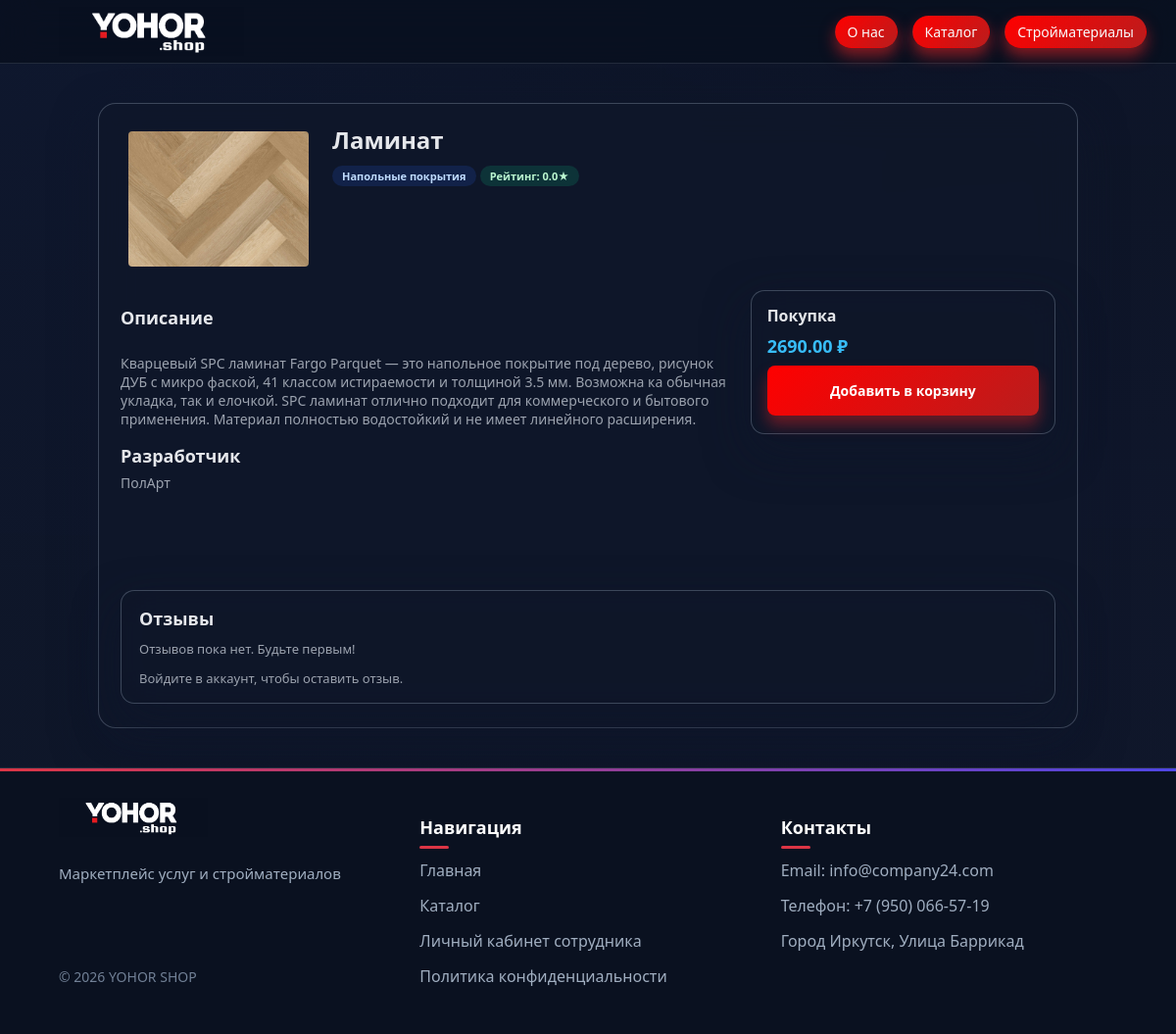
Screenshot of /software/2 with the database file from the repository.
### tables this page shows
CREATE TABLE software (
            id INTEGER PRIMARY KEY AUTOINCREMENT,
            name TEXT NOT NULL,
            description TEXT,
            price REAL NOT NULL CHECK(price >= 0),
            category_id INTEGER NOT NULL,
            developer TEXT NOT NULL,
            downloads INTEGER DEFAULT 0,
            rating_avg REAL DEFAULT 0.0 CHECK(rating_avg >= 0 AND rating_avg <= 5),
            image_url TEXT,
            created_at TIMESTAMP DEFAULT CURRENT_TIMESTAMP,
            FOREIGN KEY (category_id) REFERENCES categories(id) ON DELETE RESTRICT
        );

CREATE TABLE categories (
            id INTEGER PRIMARY KEY AUTOINCREMENT,
            name TEXT NOT NULL UNIQUE,
            description TEXT,
            created_at TIMESTAMP DEFAULT CURRENT_TIMESTAMP
        );

### app.py (the view)
@app.route('/software/<int:software_id>')
def software_detail(software_id):
    user_id = session.get('user_id')
    software = get_software_by_id(software_id)
    if not software:
        flash('Товар не найден.', 'danger')
        return redirect(url_for('building_materials'))
    reviews = get_reviews_for_software(software_id)
    can_review = False
    user_review = None
    if user_id:
        can_review = user_has_purchased_software(user_id, software_id)
        if can_review:
            user_review = get_user_review_for_software(user_id, software_id)
    return render_template(
        'software_detail.html',
        software=software,
        reviews=reviews,
        can_review=can_review,
        user_review=user_review,
    )

### app.py (called while the page is built)
@app.context_processor
def inject_user():
    user_id = session.get('user_id')
    cart_count = 0
    active_tickets_count = 0
    if user_id:
        cart_items = get_cart_items(user_id)
        cart_count = len(cart_items)
    try:
        active_tickets_count = count_active_tickets()
    except Exception:
        active_tickets_count = 0
    return dict(
        user_id=user_id,
        user_name=session.get('user_name'),
        user_role=session.get('user_role'),
        cart_count=cart_count,
        active_tickets_count=active_tickets_count,
        categories=get_all_categories(),
    )

@app.context_processor
def inject_user():
    user_id = session.get('user_id')
    cart_count = 0
    active_applications_count = 0
    if user_id:
        cart_items = get_cart_items(user_id)
        cart_count = len(cart_items)
    try:
        active_applications_count = count_active_applications()
    except Exception:
        active_applications_count = 0
    return dict(
        user_id=user_id,
        user_name=session.get('user_name'),
        user_role=session.get('user_role'),
        cart_count=cart_count,
        active_applications_count=active_applications_count,
        categories=get_all_categories(),
    )

### db.py (called while the page is built)
def get_db_connection(db_name='software_shop.db'):
    conn = sqlite3.connect(db_name)
    conn.row_factory = sqlite3.Row
    return conn

def count_active_tickets(db_name="software_shop.db") -> int:
    conn = get_db_connection(db_name)
    try:
        cur = conn.cursor()
        row = cur.execute(
            """
            SELECT COUNT(*) AS cnt
            FROM support_tickets
            WHERE status IN ('new', 'in_progress')
            """
        ).fetchone()
        return row["cnt"]
    finally:
        conn.close()

def get_all_categories(db_name='software_shop.db') -> List[sqlite3.Row]:
    conn = get_db_connection(db_name)
    try:
        cursor = conn.cursor()
        categories = cursor.execute('SELECT * FROM categories ORDER BY name').fetchall()
        return categories
    finally:
        conn.close()

def count_active_applications(dbname: str = "software_shop.db") -> int:
    conn = get_db_connection(dbname)
    try:
        cur = conn.cursor()
        row = cur.execute(
            "SELECT COUNT(*) AS cnt FROM applications WHERE status IN ('new', 'in_review')"
        ).fetchone()
        return row["cnt"]
    finally:
        conn.close()

### templates/software_detail.html (shortened to what this page needs)
<!DOCTYPE html>
<html lang="ru">
<head>
    <link rel="stylesheet" href="{{ url_for('static', filename='style.css') }}">
</head>
<body>
    <div class="page-bg"></div>
    <div class="page-gradient"></div>
    <header class="header">
        <div class="container">
            <div class="nav">
                <a href="{{ url_for('index') }}" class="logo">
                    <img src="{{ url_for('static', filename='logo.png') }}" alt="YOHOR SHOP" class="logo-img">
                </a>
                <nav class="menu">
                    <a href="{{ url_for('description') }}" class="pill-link pill-link-primary">О нас</a>
                    <a href="{{ url_for('catalog') }}" class="pill-link pill-link-primary">Каталог</a>
                    <a href="{{ url_for('building_materials') }}" class="pill-link pill-link-primary">Стройматериалы</a>
                </nav>
            </div>
        </div>
    </header>
    <main>
        <section class="section">
            <div class="container" style="max-width: 1040px;">
                <div class="glass product-detail" style="border-radius: 18px; padding: 20px 22px 24px;">
                    <div class="product-detail-header" style="display:flex; gap:16px; align-items:flex-start;">
                        {% if software['image_url'] %}
                        <div style="flex:0 0 200px;">
                            <img id="productImage" src="{{ software['image_url'] }}" alt="{{ software['name'] }}"
                                onclick="this.classList.toggle('zoomed')" style="
                                    width:200px;
                                    height:auto;
                                    max-height:200px;
                                    border-radius:12px;
                                    object-fit:contain;
                                    cursor:zoom-in;
                                    transition: all 0.3s ease;
                                    padding:8px;">
                        </div>
                        {% endif %}
                        <div style="flex:1;">
                            <h1 style="margin: 0 0 6px; font-size: 24px;">
                                {{ software['name'] }}
                            </h1>
                            {% if software['category_name'] %}
                            <span class="badge badge-blue">
                                {{ software['category_name'] }}
                            </span>
                            {% endif %}
                            {% if software['category_name'] %}
                            <span class="badge badge-green">
                                Рейтинг:&nbsp;
                                <strong>{{ '%.1f'|format(software['rating_avg']) }}</strong> ★
                            </span>
                            {% endif %}
                        </div>
                    </div>
                    <div class="product-detail-body">
                        <div class="product-detail-main">
                            <h2 style="margin: 16px 0 6px; font-size: 18px;">Описание</h2>
                            <p style="margin: 0; font-size: 14px; color: var(--text-muted); white-space: pre-line;">
                                {{ software['description'] }}
                            </p>
                            <h2 style="margin: 16px 0 6px; font-size: 18px;">Разработчик</h2>
                            <p style="margin: 0; font-size: 14px; color: var(--text-muted);">
                                {{ software['developer'] }}
                            </p>
                        </div>
                        <aside class="product-detail-aside">
                            <div class="glass" style="border-radius: 14px;">
                                <div class="product-detail-aside-inner" style="padding: 14px 16px 18px;">
                                    <h3 style="margin: 0 0 8px; font-size: 16px;">Покупка</h3>
                                    <p style="margin: 0 0 8px; font-size: 18px; font-weight: 600; color: #38bdf8;">
                                        {{ '%.2f'|format(software['price']) }} ₽
                                    </p>
                                    <form method="post"
                                        action="{{ url_for('add_to_cart_route', software_id=software['id']) }}">
                                        <button type="submit" class="btn btn-primary"
                                            style="width: 100%; font-size: 14px;">
                                            Добавить в корзину
                                        </button>
                                    </form>
                                </div>
                            </div>
                        </aside>
                    </div>
                    <div class="glass" style="padding: 16px 18px; border-radius: 14px; margin-top: 20px;">
                        <h2 style="margin: 0 0 10px; font-size: 18px;">Отзывы</h2>
                        {% if reviews %}
                        <div style="display: flex; flex-direction: column; gap: 10px; margin-bottom: 16px;">
                            {% for r in reviews %}
                            <div class="glass" style="padding: 10px 12px; border-radius: 12px;">
                                <div style="display:flex; justify-content:space-between; align-items:center;">
                                    <div style="font-size: 13px; color: var(--text-muted);">
                                        {{ r['user_name'] }}
                                        • Оценка: {{ r['rating'] }}/5
                                    </div>
                                    <div style="font-size: 11px; color: var(--text-muted);">
                                        {{ r['created_at'] }}
                                    </div>
                                </div>
                                <p style="margin: 6px 0 0; font-size: 14px;">
                                    {{ r['comment'] }}
                                </p>
                            </div>
                            {% endfor %}
                        </div>
                        {% else %}
                        <p style="margin: 0 0 12px; font-size: 13px; color: var(--text-muted);">
                            Отзывов пока нет. Будьте первым!
                        </p>
                        {% endif %}
                        {% if user_id and can_review %}
                        <h3 style="margin: 0 0 8px; font-size: 16px;">
                            {% if user_review %}Обновить свой отзыв{% else %}Оставить отзыв{% endif %}
                        </h3>
                        <form method="post" action="{{ url_for('add_software_review', software_id=software['id']) }}"
                            style="display: flex; flex-direction: column; gap: 8px; max-width: 420px;">
                            <label style="font-size: 13px; color: var(--text-muted);">
                                Оценка:
                                <select name="rating" required
                                    style="margin-left: 4px; padding: 4px 8px; border-radius: 999px;
                                               border: 1px solid rgba(148,163,184,0.4);
                                               background: rgba(15,23,42,0.9); color: var(--text-main); font-size: 13px;">
                                    {% for i in range(1, 6) %}
                                    <option value="{{ i }}" {% if user_review and user_review['rating']==i %}selected{%
                                        endif %}>
                                        {{ i }}
                                    </option>
                                    {% endfor %}
                                </select>
                            </label>
                            <textarea name="comment" rows="3" placeholder="Поделитесь впечатлениями о продукте" required
                                style="width: 100%; padding: 8px 10px; border-radius: 10px;
                                             border: 1px solid rgba(148,163,184,0.4);
                                             background: rgba(15,23,42,0.9); color: var(--text-main); font-size: 13px;">{{ user_review['comment'] if user_review else '' }}</textarea>
                            <button type="submit" class="btn btn-primary"
                                style="font-size: 13px; align-self: flex-start;">
                                {% if user_review %}Обновить отзыв{% else %}Отправить отзыв{% endif %}
                            </button>
                        </form>
                        {% elif user_id %}
                        <p style="margin: 10px 0 0; font-size: 13px; color: var(--text-muted);">
                            Оставлять отзывы могут только пользователи, купившие этот продукт.
                        </p>
                        {% else %}
                        <p style="margin: 10px 0 0; font-size: 13px; color: var(--text-muted);">
                            Войдите в аккаунт, чтобы оставить отзыв.
                        </p>
                        {% endif %}
                    </div>
                </div>
            </div>
        </section>
    </main>
    <footer class="footer">
        <div class="container">
            <div class="footer__inner">
                <div class="footer__col">
                    <a href="{{ url_for('index') }}" class="logo logo--footer">
                        <img src="{{ url_for('static', filename='logo.png') }}" alt="YOHOR SHOP" class="logo__image">
                    </a>
                    <p class="footer__text">Маркетплейс услуг и стройматериалов</p>
                    <p class="footer__copyright">© 2026 YOHOR SHOP</p>
                </div>
                <div class="footer__col">
                    <h3 class="footer__title">
                        Навигация</h3>
                    <ul class="footer__list">
                        <li><a href="{{ url_for('index') }}">Главная</a></li>
                        <li><a href="{{ url_for('catalog') }}">Каталог</a></li>
                        <li><a href="{{ url_for('login') }}">Личный кабинет сотрудника</a></li>
                        <li><a href="{{ url_for('privacy_policy') }}">Политика конфиденциальности</a></li>
                    </ul>
                </div>
                <div class="footer__col">
                    <h3 class="footer__title">Контакты</h3>
                    <ul class="footer__list">
                        <li>Email: info@company24.com</li>
                        <li>Телефон: +7 (950) 066-57-19</li>
                        <li>Город Иркутск, Улица Баррикад</li>
                    </ul>
                </div>
            </div>
        </div>
    </footer>
</body>
</html>

### rows the page displays
software: image_url (picture), name "Ламинат", rating_avg "0.0", description "Кварцевый SPC ламинат Fargo Parquet — это напольное покрытие под дерево, рисунок ДУБ с микро фаской, 41 классом истираемости и толщиной 3.5 мм. Возможна ка обычная укладка, так и елочкой. SPC ламинат отлично подходит для коммерческого и бытового применения. Материал полностью водостойкий и не имеет линейного расширения.", developer "ПолАрт", price "2690.00"
categories: category_name "Напольные покрытия"
